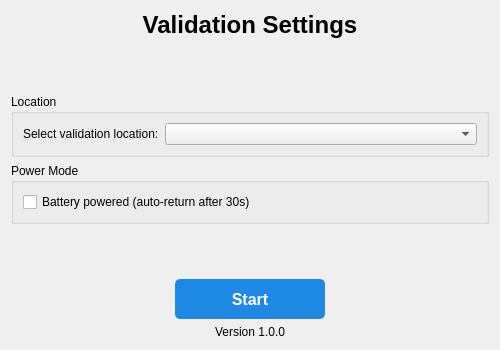
<?xml version="1.0" encoding="UTF-8"?>
<ui version="4.0">
 <class>SettingsDialog</class>
 <widget class="QDialog" name="SettingsDialog">
  <property name="geometry">
   <rect>
    <x>0</x>
    <y>0</y>
    <width>500</width>
    <height>350</height>
   </rect>
  </property>
  <property name="windowTitle">
   <string>Settings</string>
  </property>
  <layout class="QVBoxLayout" name="verticalLayout">
   <item>
    <widget class="QLabel" name="titleLabel">
     <property name="font">
      <font>
       <pointsize>18</pointsize>
       <weight>75</weight>
       <bold>true</bold>
      </font>
     </property>
     <property name="text">
      <string>Validation Settings</string>
     </property>
     <property name="alignment">
      <set>Qt::AlignCenter</set>
     </property>
    </widget>
   </item>
   <item>
    <spacer name="verticalSpacer">
     <property name="orientation">
      <enum>Qt::Vertical</enum>
     </property>
     <property name="sizeHint" stdset="0">
      <size>
       <width>20</width>
       <height>20</height>
      </size>
     </property>
    </spacer>
   </item>
   <item>
    <widget class="QGroupBox" name="locationGroupBox">
     <property name="title">
      <string>Location</string>
     </property>
     <layout class="QFormLayout" name="formLayout">
      <item row="0" column="0">
       <widget class="QLabel" name="locationLabel">
        <property name="text">
         <string>Select validation location:</string>
        </property>
       </widget>
      </item>
      <item row="0" column="1">
       <widget class="QComboBox" name="locationComboBox">
        <property name="sizePolicy">
         <sizepolicy hsizetype="Expanding" vsizetype="Fixed">
          <horstretch>0</horstretch>
          <verstretch>0</verstretch>
         </sizepolicy>
        </property>
       </widget>
      </item>
     </layout>
    </widget>
   </item>
   <item>
    <widget class="QGroupBox" name="powerGroupBox">
     <property name="title">
      <string>Power Mode</string>
     </property>
     <layout class="QVBoxLayout" name="verticalLayout_2">
      <item>
       <widget class="QCheckBox" name="batteryPoweredCheckBox">
        <property name="text">
         <string>Battery powered (auto-return after 30s)</string>
        </property>
       </widget>
      </item>
     </layout>
    </widget>
   </item>
   <item>
    <spacer name="verticalSpacer_2">
     <property name="orientation">
      <enum>Qt::Vertical</enum>
     </property>
     <property name="sizeHint" stdset="0">
      <size>
       <width>20</width>
       <height>40</height>
      </size>
     </property>
    </spacer>
   </item>
   <item>
    <layout class="QHBoxLayout" name="horizontalLayout">
     <item>
      <spacer name="horizontalSpacer">
       <property name="orientation">
        <enum>Qt::Horizontal</enum>
       </property>
       <property name="sizeHint" stdset="0">
        <size>
         <width>40</width>
         <height>20</height>
        </size>
       </property>
      </spacer>
     </item>
     <item>
      <widget class="QPushButton" name="startButton">
       <property name="sizePolicy">
        <sizepolicy hsizetype="Minimum" vsizetype="Fixed">
         <horstretch>0</horstretch>
         <verstretch>0</verstretch>
        </sizepolicy>
       </property>
       <property name="minimumSize">
        <size>
         <width>150</width>
         <height>40</height>
        </size>
       </property>
       <property name="font">
        <font>
         <pointsize>12</pointsize>
         <weight>75</weight>
         <bold>true</bold>
        </font>
       </property>
       <property name="styleSheet">
        <string notr="true">QPushButton {
    background-color: #1E88E5;
    color: white;
    border-radius: 5px;
}
QPushButton:hover {
    background-color: #1976D2;
}
QPushButton:pressed {
    background-color: #1565C0;
}</string>
       </property>
       <property name="text">
        <string>Start</string>
       </property>
      </widget>
     </item>
     <item>
      <spacer name="horizontalSpacer_2">
       <property name="orientation">
        <enum>Qt::Horizontal</enum>
       </property>
       <property name="sizeHint" stdset="0">
        <size>
         <width>40</width>
         <height>20</height>
        </size>
       </property>
      </spacer>
     </item>
    </layout>
   </item>
   <item>
    <widget class="QLabel" name="versionLabel">
     <property name="text">
      <string>Version 1.0.0</string>
     </property>
     <property name="alignment">
      <set>Qt::AlignCenter</set>
     </property>
    </widget>
   </item>
  </layout>
 </widget>
 <resources/>
 <connections/>
</ui>
